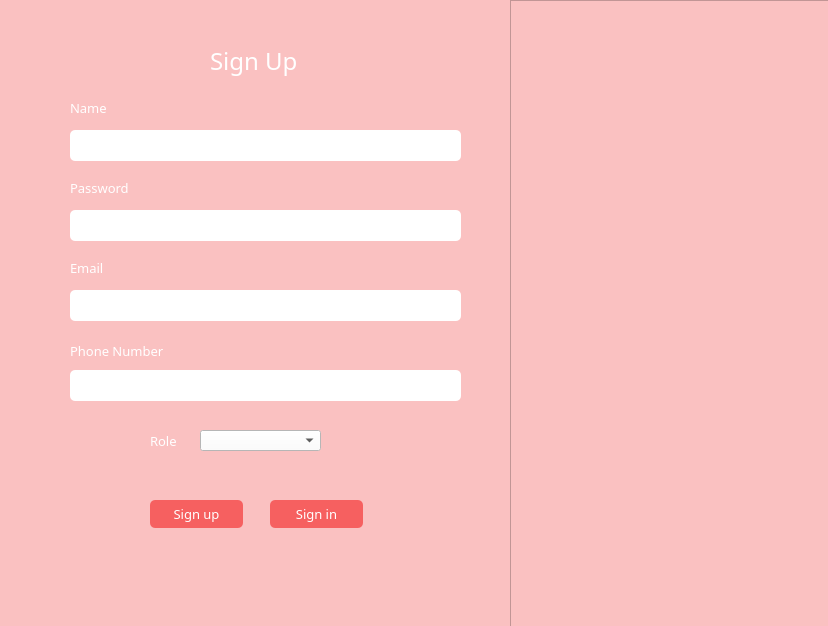
<?xml version="1.0" encoding="UTF-8"?>
<ui version="4.0">
 <class>MainWindow</class>
 <widget class="QMainWindow" name="MainWindow">
  <property name="geometry">
   <rect>
    <x>0</x>
    <y>0</y>
    <width>828</width>
    <height>626</height>
   </rect>
  </property>
  <property name="windowTitle">
   <string>Sign Up page</string>
  </property>
  <property name="styleSheet">
   <string notr="true">background-color: rgb(250, 193, 193);</string>
  </property>
  <widget class="QWidget" name="centralwidget">
   <widget class="QLabel" name="label">
    <property name="geometry">
     <rect>
      <x>210</x>
      <y>40</y>
      <width>111</width>
      <height>41</height>
     </rect>
    </property>
    <property name="font">
     <font>
      <family>Impact</family>
      <pointsize>18</pointsize>
     </font>
    </property>
    <property name="styleSheet">
     <string notr="true">color: rgb(255, 255, 255);</string>
    </property>
    <property name="text">
     <string>Sign Up</string>
    </property>
   </widget>
   <widget class="QLabel" name="label_2">
    <property name="geometry">
     <rect>
      <x>70</x>
      <y>100</y>
      <width>55</width>
      <height>16</height>
     </rect>
    </property>
    <property name="font">
     <font>
      <family>Impact</family>
      <pointsize>10</pointsize>
     </font>
    </property>
    <property name="styleSheet">
     <string notr="true">color: rgb(255, 255, 255);</string>
    </property>
    <property name="text">
     <string>Name</string>
    </property>
   </widget>
   <widget class="QLineEdit" name="txtName">
    <property name="geometry">
     <rect>
      <x>70</x>
      <y>130</y>
      <width>391</width>
      <height>31</height>
     </rect>
    </property>
    <property name="styleSheet">
     <string notr="true">background-color: rgb(255, 255, 255);
border-radius:5px;
padding:5px;
color: rgb(0, 0, 0);</string>
    </property>
   </widget>
   <widget class="QLabel" name="label_3">
    <property name="geometry">
     <rect>
      <x>70</x>
      <y>180</y>
      <width>71</width>
      <height>16</height>
     </rect>
    </property>
    <property name="font">
     <font>
      <family>Impact</family>
      <pointsize>10</pointsize>
     </font>
    </property>
    <property name="styleSheet">
     <string notr="true">color: rgb(255, 255, 255);</string>
    </property>
    <property name="text">
     <string>Password</string>
    </property>
   </widget>
   <widget class="QLineEdit" name="txtPassword">
    <property name="geometry">
     <rect>
      <x>70</x>
      <y>210</y>
      <width>391</width>
      <height>31</height>
     </rect>
    </property>
    <property name="styleSheet">
     <string notr="true">background-color: rgb(255, 255, 255);
border-radius:5px;
padding:5px;
color: rgb(0, 0, 0);</string>
    </property>
   </widget>
   <widget class="QLabel" name="label_4">
    <property name="geometry">
     <rect>
      <x>70</x>
      <y>260</y>
      <width>71</width>
      <height>16</height>
     </rect>
    </property>
    <property name="font">
     <font>
      <family>Impact</family>
      <pointsize>10</pointsize>
     </font>
    </property>
    <property name="styleSheet">
     <string notr="true">color: rgb(255, 255, 255);</string>
    </property>
    <property name="text">
     <string>Email</string>
    </property>
   </widget>
   <widget class="QLineEdit" name="txtEmail">
    <property name="geometry">
     <rect>
      <x>70</x>
      <y>290</y>
      <width>391</width>
      <height>31</height>
     </rect>
    </property>
    <property name="styleSheet">
     <string notr="true">background-color: rgb(255, 255, 255);
border-radius:5px;
padding:5px;
color: rgb(0, 0, 0);</string>
    </property>
   </widget>
   <widget class="QLabel" name="label_5">
    <property name="geometry">
     <rect>
      <x>70</x>
      <y>340</y>
      <width>121</width>
      <height>21</height>
     </rect>
    </property>
    <property name="font">
     <font>
      <family>Impact</family>
      <pointsize>10</pointsize>
     </font>
    </property>
    <property name="styleSheet">
     <string notr="true">color: rgb(255, 255, 255);</string>
    </property>
    <property name="text">
     <string>Phone Number</string>
    </property>
   </widget>
   <widget class="QLineEdit" name="txtPhone">
    <property name="geometry">
     <rect>
      <x>70</x>
      <y>370</y>
      <width>391</width>
      <height>31</height>
     </rect>
    </property>
    <property name="styleSheet">
     <string notr="true">background-color: rgb(255, 255, 255);
border-radius:5px;
padding:5px;
color: rgb(0, 0, 0);</string>
    </property>
   </widget>
   <widget class="QLabel" name="label_6">
    <property name="geometry">
     <rect>
      <x>150</x>
      <y>430</y>
      <width>41</width>
      <height>21</height>
     </rect>
    </property>
    <property name="font">
     <font>
      <family>Impact</family>
      <pointsize>10</pointsize>
     </font>
    </property>
    <property name="styleSheet">
     <string notr="true">color: rgb(255, 255, 255);</string>
    </property>
    <property name="text">
     <string>Role</string>
    </property>
   </widget>
   <widget class="QComboBox" name="comboBox">
    <property name="geometry">
     <rect>
      <x>200</x>
      <y>430</y>
      <width>121</width>
      <height>21</height>
     </rect>
    </property>
    <property name="styleSheet">
     <string notr="true">background-color: rgb(255, 255, 255);
color: rgb(0, 0, 0);</string>
    </property>
   </widget>
   <widget class="QPushButton" name="btSignup">
    <property name="geometry">
     <rect>
      <x>150</x>
      <y>500</y>
      <width>93</width>
      <height>28</height>
     </rect>
    </property>
    <property name="font">
     <font>
      <family>Impact</family>
      <pointsize>10</pointsize>
     </font>
    </property>
    <property name="cursor">
     <cursorShape>PointingHandCursor</cursorShape>
    </property>
    <property name="styleSheet">
     <string notr="true">color: rgb(255, 255, 255);
background-color: rgb(246, 96, 96);
border-radius:5px</string>
    </property>
    <property name="text">
     <string>Sign up</string>
    </property>
   </widget>
   <widget class="QFrame" name="frame">
    <property name="geometry">
     <rect>
      <x>510</x>
      <y>0</y>
      <width>321</width>
      <height>631</height>
     </rect>
    </property>
    <property name="styleSheet">
     <string notr="true">background-image: url(:/bg/images.jpg);</string>
    </property>
    <property name="frameShape">
     <enum>QFrame::StyledPanel</enum>
    </property>
    <property name="frameShadow">
     <enum>QFrame::Raised</enum>
    </property>
   </widget>
   <widget class="QPushButton" name="btSignin">
    <property name="geometry">
     <rect>
      <x>270</x>
      <y>500</y>
      <width>93</width>
      <height>28</height>
     </rect>
    </property>
    <property name="font">
     <font>
      <family>Impact</family>
      <pointsize>10</pointsize>
     </font>
    </property>
    <property name="cursor">
     <cursorShape>PointingHandCursor</cursorShape>
    </property>
    <property name="styleSheet">
     <string notr="true">color: rgb(255, 255, 255);
background-color: rgb(246, 96, 96);
border-radius:5px</string>
    </property>
    <property name="text">
     <string>Sign in</string>
    </property>
   </widget>
  </widget>
 </widget>
 <resources>
  <include location="bg/bgframe.qrc"/>
 </resources>
 <connections/>
</ui>
